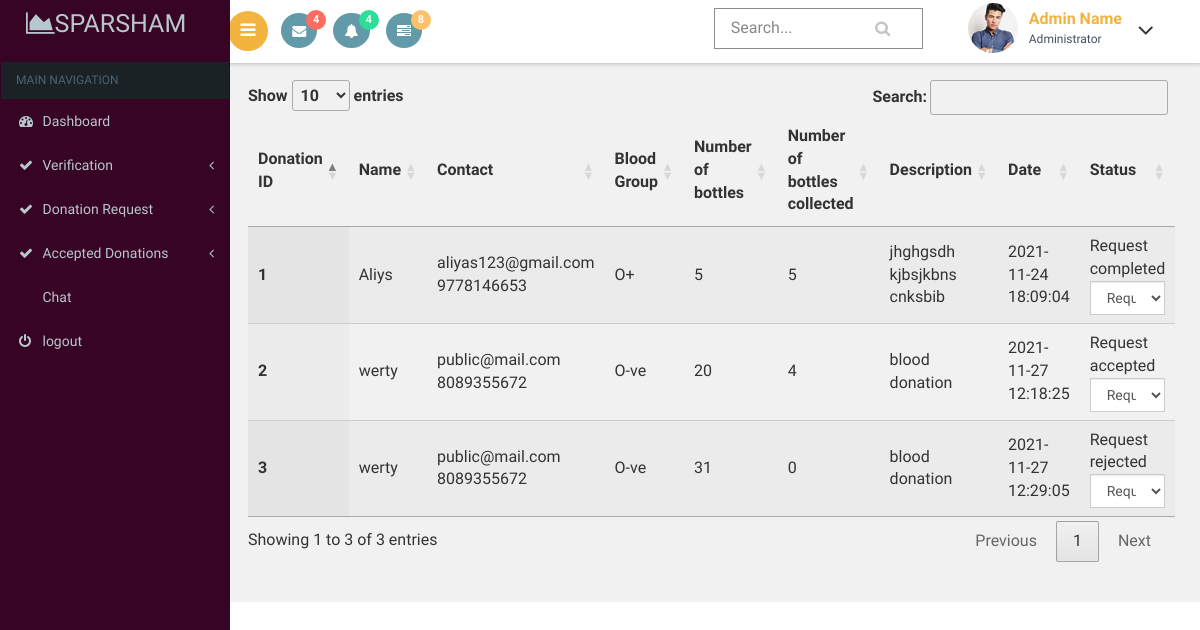
Before: /secratary/blooddonationreq.php with the older database file.
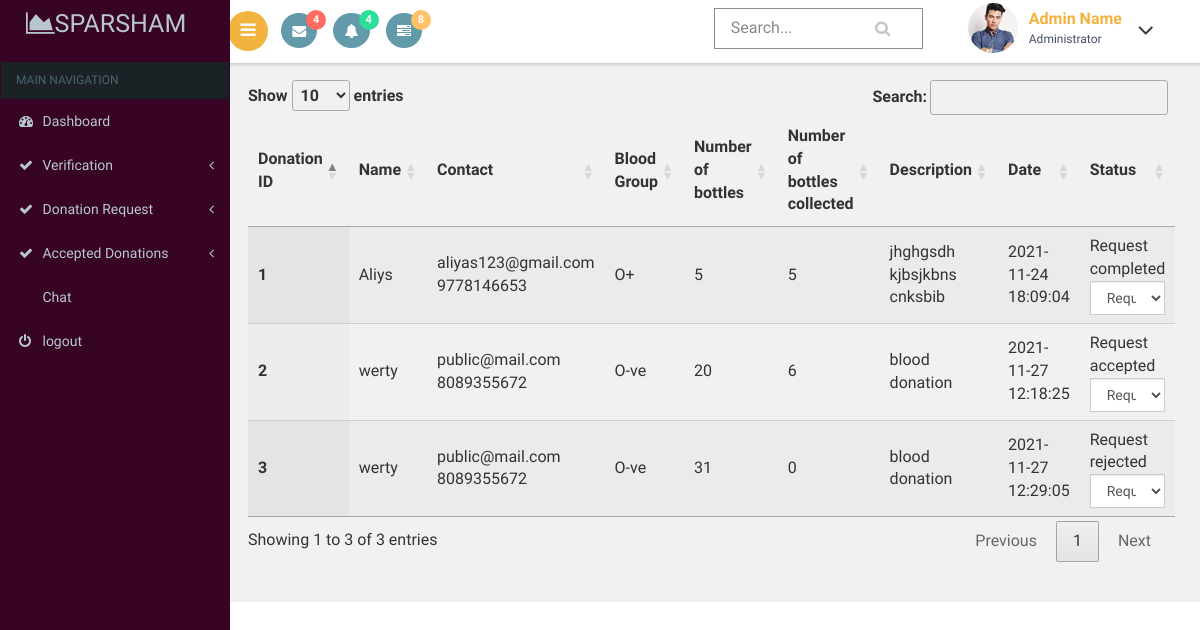
After: the same page with the newer database file.
### tables this page shows
CREATE TABLE `blood_donation` (
  `blood_donation_id` int(11) NOT NULL,
  `email` varchar(30) NOT NULL,
  `no_of_bottle` int(11) NOT NULL,
  `no_of_donation` int(11) NOT NULL,
  `blood_group` varchar(5) NOT NULL,
  `description` varchar(50) NOT NULL,
  `blood_donation_status` int(3) NOT NULL DEFAULT 0,
  `donation_date` timestamp NOT NULL DEFAULT current_timestamp()
);

CREATE TABLE `registration` (
  `name` varchar(80) NOT NULL,
  `email` varchar(80) NOT NULL,
  `phone` bigint(11) NOT NULL,
  `gender` varchar(10) NOT NULL,
  `date_of_birth` varchar(20) NOT NULL,
  `house` varchar(80) NOT NULL,
  `place` varchar(80) NOT NULL,
  `country` int(11) NOT NULL,
  `state` int(11) NOT NULL,
  `district` int(11) NOT NULL,
  `pincode` int(6) NOT NULL,
  `profile_pic` varchar(100) NOT NULL DEFAULT '../images/avathar.jpg'
);

### secratary/blooddonationreq.php (the view, shortened to what this page needs)
<?php
include("dbconn.php");
?>
<!DOCTYPE html>
<html>
<head>
    <link href="css/bootstrap.css" rel='stylesheet' type='text/css' />
<link href="css/style.css" rel='stylesheet' type='text/css' />
<link href="css/font-awesome.css" rel="stylesheet">
<link href='css/SidebarNav.min.css' media='all' rel='stylesheet' type='text/css'/>
<link href="css/custom.css" rel="stylesheet">
    <link rel="stylesheet" type="text/css" href="https://cdn.datatables.net/1.10.21/css/jquery.dataTables.css">
</head>
<body class="cbp-spmenu-push">
    <div class="main-content">
    <div class="cbp-spmenu cbp-spmenu-vertical cbp-spmenu-left" id="cbp-spmenu-s1">
        <aside class="sidebar-left">
      <nav class="navbar navbar-inverse">
          <div class="navbar-header">
            <h1><a class="navbar-brand" href="index.html"><span class="fa fa-area-chart"></span>Sparsham<span class="dashboard_text"></span></a></h1>
          </div>
          <?php
          include("menu.php");
          ?>
      </nav>
    </aside>
    </div>
        <?php
        include("header.php");
        ?>
        <div id="page-wrapper">
    <table id="table_id" class="display">
    <thead>
        <tr>
           <th>Donation ID</th>
           <th>Name</th>
           <th>Contact</th>
      <th>Blood Group</th>
      <th>Number of bottles</th>
      <th>Number of bottles collected</th>
      <th>Description</th>
      <th>Date</th>
      <th>Status</th>
        </tr>
    </thead>
    <tbody>
         <?php
            $sql="select * from blood_donation a,registration b where a.email=b.email order by a.donation_date desc";
            $res=mysqli_query($conn,$sql);
            if(mysqli_num_rows($res)>0){
                while($r=mysqli_fetch_assoc($res)){
            ?>
           <tr>
      <th scope="row"><?php echo $r['blood_donation_id']?></th>
      <td><?php echo $r['name']?></td>
      <td><?php echo $r['email']?><br>
        <?php echo $r['phone']?><br>
      </td>
      <td><?php echo $r['blood_group']?></td>
      <td><?php echo $r['no_of_bottle']?></td>
      <td><?php echo $r['no_of_donation']?></td>
        <td><?php echo $r['description']?></td>
        <td><?php echo $r['donation_date']?></td>
        <td>
            <div id="<?php echo $r['blood_donation_id']?>">
                <?php
         if($r['blood_donation_status']==0)
            echo "Request not accepted";
        else if($r['blood_donation_status']==1)
            echo "Request accepted";
        else if($r['blood_donation_status']==2)
            echo "Request rejected";
        else if($r['blood_donation_status']==3)
            echo "Request completed";
     ?>
 </div>
 <form>
          <select class="form-control"  onchange="updatestatus(this.value,<?php echo $r['blood_donation_id']?>)">
            <option value disabled selected> <?php
            if($r['blood_donation_status']==0)
            echo "Request not accepted";
        else if($r['blood_donation_status']==1)
            echo "Request accepted";
        else if($r['blood_donation_status']==2)
            echo "Request rejected";
        else if($r['blood_donation_status']==3)
            echo "Request completed";
            ?></option>
          </select>
      </form>
</td>
    </tr>
            <?php
        }
    }
            ?>
    </tbody>
</table>
</div></div>
</body>
</html>

Changed rows visible on the page:
changed blood_donation "Request accepted": no_of_donation "4" → "6"
